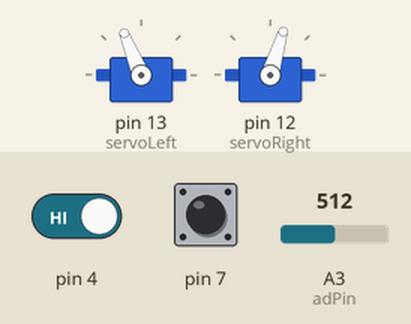
Recording of a sketch running on a simulated Arduino Uno, built with avr-gcc and run on an emulated ATmega328P. On the bench: 2 × servo. Inputs (shaded band) come from the test bench; at power-on: A3 (adPin) = 512, pin 4 HIGH, pin 7 HIGH.

Above: at 1.2 s.
1.3 s: A3 (adPin) set to 43
2.8 s: A3 (adPin) set to 36
At 4.0 s:
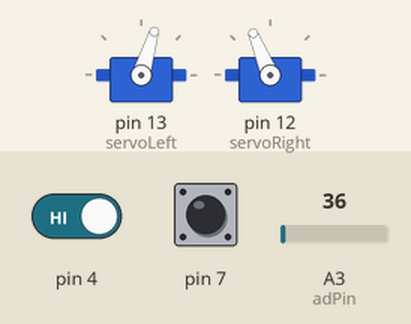
5.8 s: A3 (adPin) set to 122
At 7.3 s:
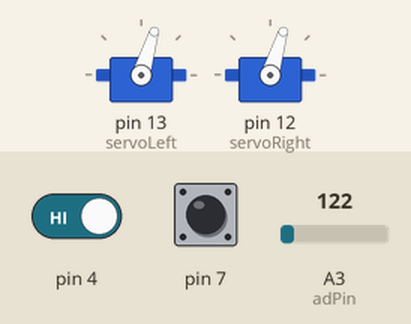
8.8 s: pin 4 driven LOW
At 10.01 s:
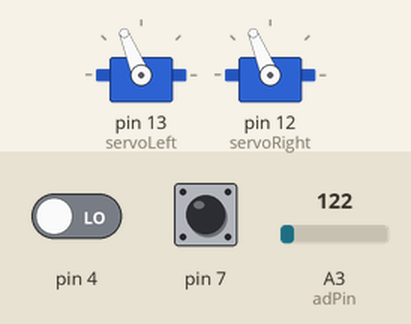
11.8 s: pin 4 driven HIGH
At 12.81 s:
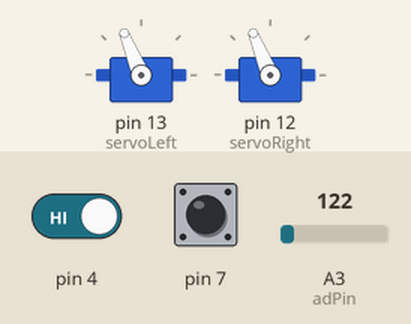
Timing chart, 0 to 14.8 s (numbered marks = the images above; inputs shaded):
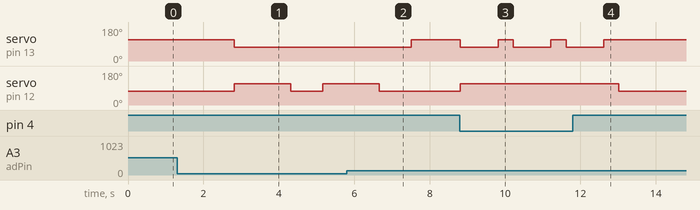

The sketch:

kodnumber4.ino
```cpp
#include <Servo.h>
Servo servoLeft;                                                                          //Sätter en Servo till servoLeft
Servo servoRight;                                                                         //Sätter en Servo till servoRight
int adPin = 3;
void goBack(int tid){                                                                     //Åker bakåt i (tid) antal mili sekunder
    servoLeft.writeMicroseconds(1300);
    servoRight.writeMicroseconds(1700);
    delay(tid);
}

void goForward(int tid){                                                                  //Åker framåt i (tid) antal mili sekunder
    servoLeft.writeMicroseconds(1700);
    servoRight.writeMicroseconds(1300);
    delay(tid);
}
                                                                                          //Svänger höger i (tid) antal mili sekunder
void goRight(int tid){
    servoLeft.writeMicroseconds(1700);
    servoRight.writeMicroseconds(1700);
   delay(tid);
}
                                                                                          //Svänger vänster i (tid) antal mili sekunder
void goLeft(int tid){
    servoLeft.writeMicroseconds(1300);
    servoRight.writeMicroseconds(1300);
   delay(tid);
}

void servAT() {                                                                            //Sätter motorerna till pin 13 och 12.
  servoLeft.attach(13);
  servoRight.attach(12);
}

int irDetect(int irLedPin, int irReceiverPin, long frequency){                            //Metod med värden som man sätter in för att få ut ett annat värde.
  tone(irLedPin, frequency, 8); // IRLED 38 kHz for at least 1 ms                         //Skickar ut en ton med de värden man sätter in i metoden
  delay(1); // Wait 1 ms                                                                  //Väntar i en milisekund
  int ir = digitalRead(irReceiverPin); // IR receiver -> ir variable                      //Sätter värdet från pinnen man läser av till ir
  delay(1); // Down time before recheck                                                   //Väntar i en milisekund
  return ir;                                                                              //Sänder ut (ir): 1 om den känner av något och 0 om inte
}


void setup() {                                                                            // Gör så att pin 7 och 10 att
  servAT();
  pinMode(4,INPUT);
  pinMode(7,INPUT);

}

void loop() {                                                                        //huvud itterationen
byte whiskL = digitalRead(4);
byte whiskR = digitalRead(7);
//int leftIR = irDetect(9, 10, 38000);                                                //till delar variabeln LeftIr värdet från metoden irDetect
//int rightIR = irDetect(2, 3, 38000);
float notIMP = (analogRead(adPin)) * 5.0 / 1024.0;                                 //Värdet från ljus sensorn tilldelas till ett notIMP
  if (notIMP < 0.2){                                                              //Om det är nog mörkt så åkter den bakåt och sedan vänster
    goBack(1500);
    goLeft(850);
    } else if((whiskL == 0) && (whiskR == 0)) {                          // om båda morrhåren gör kontakt så åker den bakåt och sedan svänger den vänster.
    goBack(5000);
    goLeft(400);
  } else if (whiskL == 0){                                               // Om det vänstra morrhåret gör kontakt så backar roboten bakåt och svänger höger
    goBack(1000);
    goRight(400);
    } else if (whiskR == 0){                                             // Om det högra morrhåret gör kontakt så backar roboten bakåt och svänger vänster.
     goBack(1000);
     goLeft(400);
    } else {                                                             // Om inget är true så åker den framåt.
      goForward(20);

    }


  /*

/*else if(leftIR == 0) {                                                        //Om vänstra ögat känner av något så åker den höger
    goRight(150);
  } else if(rightIR == 0) {                                                        //Samma som den vänstra fast den åker åt vänster
    goLeft(150);
    } else {                                                                        //Annars åker roboten framåt.
        goForward(20);
      }/*else if(leftIR == 0) {                                                        //Om vänstra ögat känner av något så åker den höger
    goRight(150);
  } else if(rightIR == 0) {                                                        //Samma som den vänstra fast den åker åt vänster
    goLeft(150);
    } else {                                                                        //Annars åker roboten framåt.
        goForward(20);
      }

  byte whiskL = digitalRead(5);
  byte whiskR = digitalRead(7);

    else if((whiskL == 0) && (whiskR == 0)) {
    goBack(2000);
    goLeft(250);
  } else if (whiskL == 0){                                               // Om det vänstra morrhåret gör kontakt så backar roboten bakåt och svänger höger
    goBack(1000);
    goRight(250);
    } else if (whiskR == 0){                                             // Om det högra morrhåret gör kontakt så backar roboten bakåt och svänger vänster.
     goBack(1000);
     goLeft(250);
    } else {                                                             // Om inget är true så åker den framåt.
      goForward(20);
    }
    */
}
```

Measured:
- the behaviour switches between 41 and 40 on A3 (adPin) (found by bisection; images 0 and 1)
- after the input at 1.3 s, every drawn part: stays the same
- after the input at 2.8 s, servo on pin 13 (servoLeft): 112° → 73° at once; servo on pin 12 (servoRight): 73° → 112° at once, → 73° 1.5 s later, → 112° 0.85 s later
- after the input at 5.8 s, servo on pin 13 (servoLeft): 73° → 112° after 1.7 s; servo on pin 12 (servoRight): goes on until 6.7 s, then stays 73°
- after the input at 8.8 s, servo on pin 13 (servoLeft): alternates 112° for 0.40 s and 73° for 1.0 s, starting at once; servo on pin 12 (servoRight): 73° → 112° at once
- after the input at 11.8 s, servo on pin 13 (servoLeft): goes on until 12.6 s, then stays 112°; servo on pin 12 (servoRight): 112° → 73° after 1.2 s
